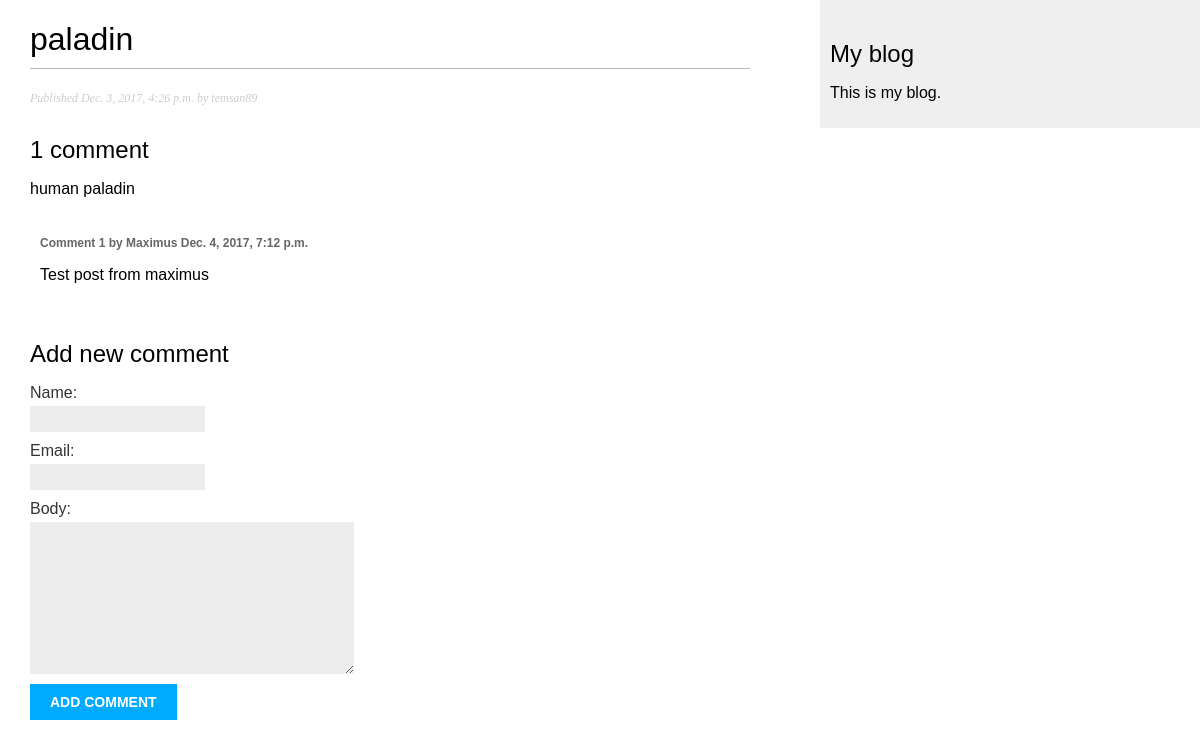
The app's page /blog/2017/12/03/paladin/, older data.
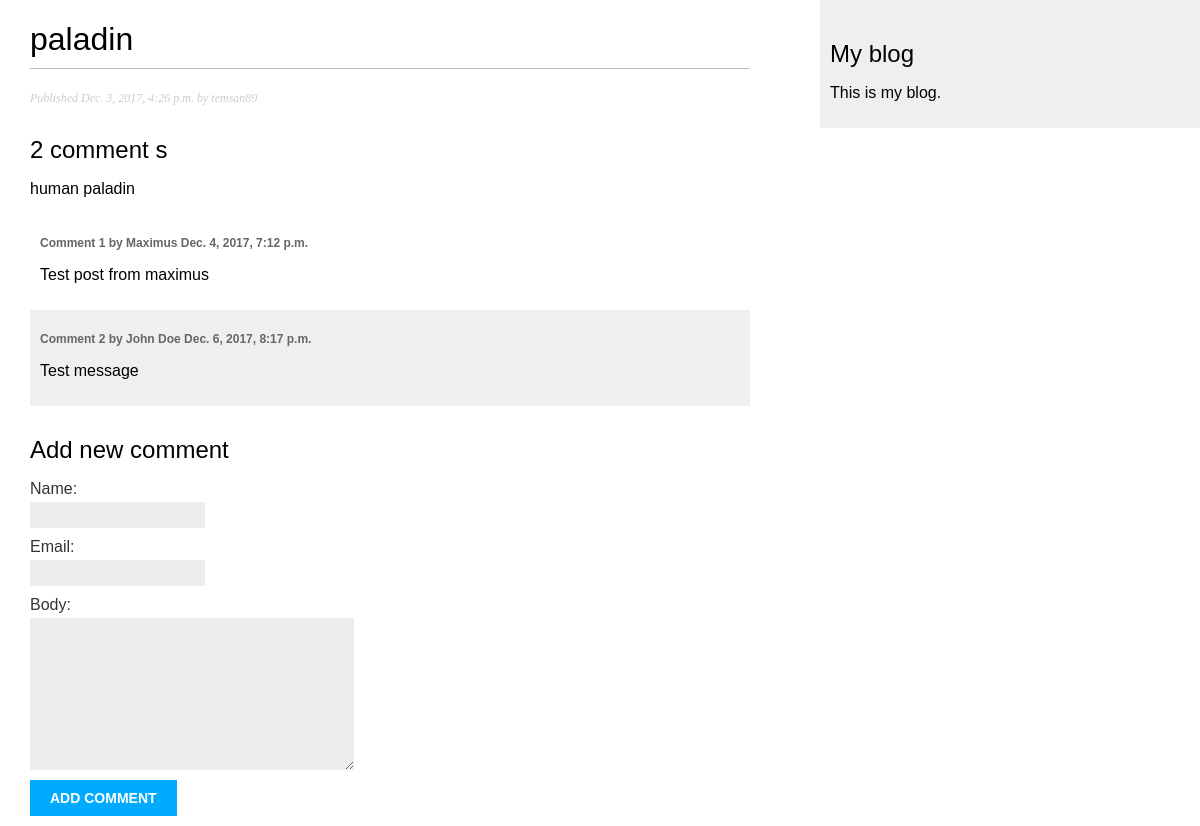
The same page, newer data.
### blog/models.py (models this page shows, shortened)
class Comment(models.Model):
    post = models.ForeignKey(Post, related_name='comments', on_delete=models.CASCADE)
    name = models.CharField(max_length=80)
    email = models.EmailField()
    body = models.TextField()
    created = models.DateTimeField(auto_now_add=True)
    updated = models.DateTimeField(auto_now=True)
    active = models.BooleanField(default=True)
    class Meta:
        ordering = ('created', )

### blog/views.py (the view)
# urls.py: path(r'<int:year>/<int:month>/<int:day>/<post>/', views.post_detail, name='post_detail'),
def post_detail(request, year, month, day, post):
    post = get_object_or_404(Post,
                             slug=post,
                             status='published',
                             publish__year=year,
                             publish__month=month,
                             publish__day=day,
                             )
    comments = post.comments.filter(active=True)
    if request.method == 'POST':
        comment_form = CommentForm(data=request.POST)
        if comment_form.is_valid():
            new_comment = comment_form.save(commit=False)
            new_comment.post = post
            new_comment.save()
    else:
        comment_form = CommentForm()
    return render(request, 'blog/post/detail.html', {'post': post,
                                                     'comments': comments,
                                                     'comment_form': comment_form})

### blog/forms.py
class CommentForm(forms.ModelForm):
    class Meta:
        model = Comment
        fields = ('name', 'email', 'body')

### blog/templates/blog/post/detail.html (shortened to what this page needs)
{% extends "blog/base.html" %}
{% block content %}
    <h1>{{ post.title }}</h1>
    <p class="date">
        Published {{ post.publish }} by {{ post.author }}
    </p>
    {% with comments.count as total_comments %}
        <h2>
            {{ total_comments }} comment {{ total_comments|pluralize }}
        </h2>
    {% endwith %}
    {{ post.body|linebreaks }}
    {% for comment in comments %}
        <div class="comment">
            <p class="info">
                Comment {{ forloop.counter }} by {{ comment.name }}
                {{ comment.created }}
            </p>
            {{ comment.body|linebreaks }}
        </div>
    {% empty %}
        <p>There is no comments yet</p>
    {% endfor %}
    {% if new_comment %}
        <h2>Your comment has been added</h2>
    {% else %}
        <h2>Add new comment</h2>
        <form action="." method="post">
            {{ comment_form.as_p }}
            <p><input type="submit" value="Add comment"></p>
        </form>
    {% endif %}
{% endblock %}

Row changes from the older to the newer data that the page shows:
added Comment: name "John Doe", created "Dec. 6, 2017, 8:17 p.m.", body "Test message"
Text that changed along with them:
{{ total_comments }}: "1" → "2"
